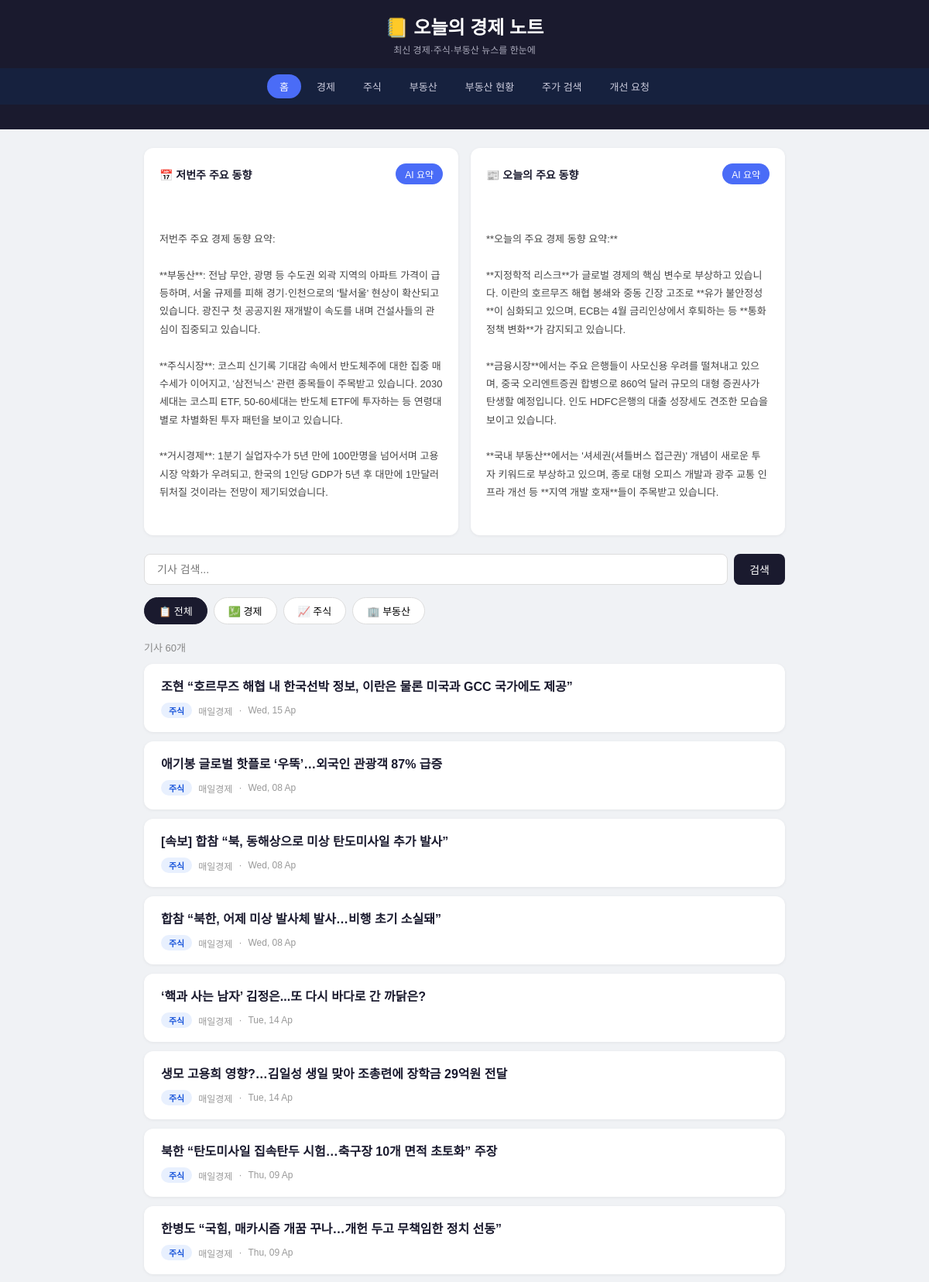
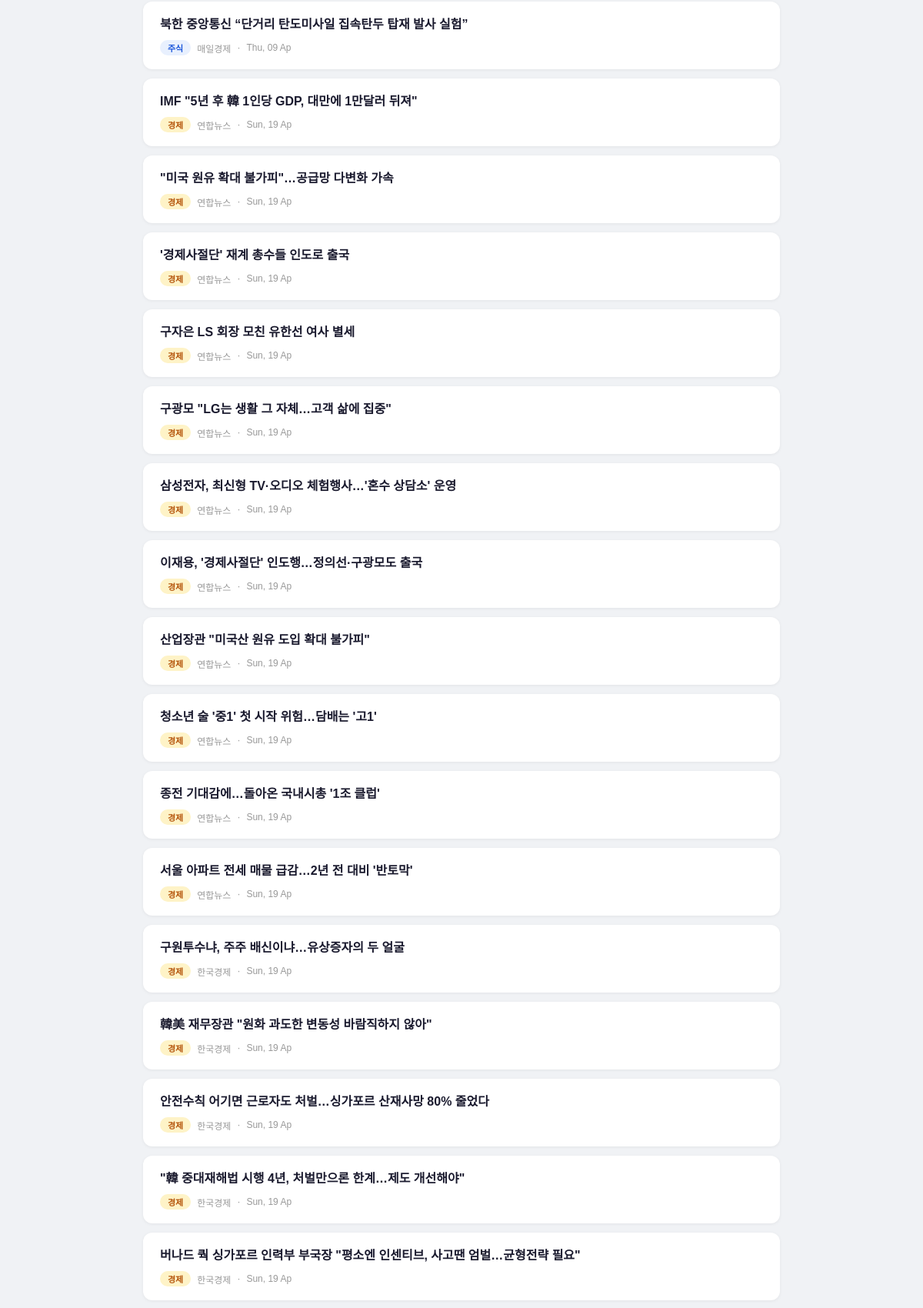
The page / (upper part) on the database its author committed (2 pictures, top to bottom).
### tables this page shows
CREATE TABLE summaries (
            id       INTEGER PRIMARY KEY AUTOINCREMENT,
            type     TEXT,
            content  TEXT,
            date     TEXT
        );

CREATE TABLE articles (
            id       INTEGER PRIMARY KEY AUTOINCREMENT,
            title    TEXT NOT NULL,
            link     TEXT,
            source   TEXT,
            category TEXT,
            date     TEXT
        );

### app.py (the view)
@app.route("/")
def index():
    articles      = get_articles()
    today_summary = get_summary("today")
    week_summary  = get_summary("week")
    return render_template("index.html",
        articles=articles,
        today_summary=today_summary[0] if today_summary else None,
        week_summary=week_summary[0] if week_summary else None,
    )

### app.py (called while the page is built)
def get_articles(category=None):
    conn = sqlite3.connect(DB)
    c = conn.cursor()
    if category:
        c.execute("""
            SELECT id, title, link, source, category, date
            FROM articles WHERE category=?
            ORDER BY date DESC LIMIT 20
        """, (category,))
    else:
        c.execute("""
            SELECT id, title, link, source, category, date FROM (
                SELECT *, ROW_NUMBER() OVER (PARTITION BY category ORDER BY date DESC) rn
                FROM articles WHERE category IN ('경제','주식','부동산')
            ) WHERE rn <= 20
            ORDER BY date DESC
        """)
    rows = c.fetchall()
    conn.close()
    return [{"id": r[0], "title": r[1], "link": r[2], "source": r[3], "category": r[4], "date": r[5]} for r in rows]

def get_summary(summary_type):
    conn = sqlite3.connect(DB)
    c = conn.cursor()
    c.execute("SELECT content, date FROM summaries WHERE type=? ORDER BY id DESC LIMIT 1", (summary_type,))
    row = c.fetchone()
    conn.close()
    return row if row else None

### templates/index.html (shortened to what this page needs)
<!DOCTYPE html>
<html lang="ko">
<head>
</head>
<body>
<header>
  <h1>📒 오늘의 경제 노트</h1>
  <p>최신 경제·주식·부동산 뉴스를 한눈에</p>
</header>
<nav>
  <a href="/" class="active">홈</a>
  <a href="/news/경제">경제</a>
  <a href="/news/주식">주식</a>
  <a href="/news/부동산">부동산</a>
  <a href="/realestate">부동산 현황</a>
  <a href="/stock">주가 검색</a>
  <a href="/feedback">개선 요청</a>
</nav>
<div class="market-section">
</div>
<div class="container">
  <div class="summary-section">
    <div class="summary-card">
      <div class="summary-header">
        <span>📅 저번주 주요 동향</span>
        <button class="refresh-btn" onclick="loadSummary('week', this)">AI 요약</button>
      </div>
      <div class="summary-body" id="week-summary">
        {% if week_summary %}
          {{ week_summary }}
        {% else %}
          <span class="empty-summary">버튼을 눌러 AI 요약을 생성해보세요</span>
        {% endif %}
      </div>
    </div>
    <div class="summary-card">
      <div class="summary-header">
        <span>📰 오늘의 주요 동향</span>
        <button class="refresh-btn" onclick="loadSummary('today', this)">AI 요약</button>
      </div>
      <div class="summary-body" id="today-summary">
        {% if today_summary %}
          {{ today_summary }}
        {% else %}
          <span class="empty-summary">버튼을 눌러 AI 요약을 생성해보세요</span>
        {% endif %}
      </div>
    </div>
  </div>
  <div class="search-bar">
    <input type="text" id="searchInput" placeholder="기사 검색...">
    <button onclick="applyFilter()">검색</button>
  </div>
  <div class="filter-bar">
    <button class="filter-btn active" onclick="setCategory('전체')">📋 전체</button>
    <button class="filter-btn" onclick="setCategory('경제')">💹 경제</button>
    <button class="filter-btn" onclick="setCategory('주식')">📈 주식</button>
    <button class="filter-btn" onclick="setCategory('부동산')">🏢 부동산</button>
  </div>
  <div class="result-count" id="resultCount"></div>
  <div id="articleList">
    {% for article in articles %}
    <div class="article-card" data-category="{{ article['category'] }}">
      <h3><a href="{{ article['link'] }}" target="_blank" rel="noreferrer">{{ article['title'] }}</a></h3>
      <div class="meta">
        <span class="badge {{ article['category'] }}">{{ article['category'] }}</span>
        <span>{{ article['source'] }}</span>
        <span>·</span>
        <span>{{ article['date'] }}</span>
      </div>
    </div>
    {% endfor %}
  </div>
</div>
</body>
</html>

### templates/index.html (style rules this page uses)
* { box-sizing: border-box; margin: 0; padding: 0; }
body { font-family: 'Apple SD Gothic Neo', 'Noto Sans KR', sans-serif; background: #f0f2f5; color: #1a1a2e; }
header { background: #1a1a2e; color: white; padding: 16px 0; text-align: center; }
header h1 { font-size: 24px; font-weight: 700; }
header p { font-size: 12px; color: #aab; margin-top: 4px; }
nav { background: #16213e; display: flex; justify-content: center; gap: 4px; padding: 8px; flex-wrap: wrap; }
nav a { color: #ccd; text-decoration: none; padding: 6px 16px; border-radius: 20px; font-size: 13px; transition: all 0.2s; }
nav a:hover, nav a.active { background: #4a6cf7; color: white; }
.market-section { background: #1a1a2e; padding: 16px; }
.container { max-width: 860px; margin: 0 auto; padding: 24px 16px 40px; }
.summary-section { display: grid; grid-template-columns: 1fr 1fr; gap: 16px; margin-bottom: 24px; }
.summary-card { background: white; border-radius: 12px; padding: 20px; box-shadow: 0 1px 4px rgba(0,0,0,0.06); }
.summary-header { display: flex; justify-content: space-between; align-items: center; margin-bottom: 12px; font-weight: 600; font-size: 14px; }
.refresh-btn { padding: 5px 12px; background: #4a6cf7; color: white; border: none; border-radius: 20px; font-size: 12px; cursor: pointer; font-family: inherit; }
.summary-body { font-size: 13px; line-height: 1.8; color: #444; white-space: pre-line; }
.search-bar { display: flex; margin-bottom: 16px; gap: 8px; }
.search-bar input { flex: 1; padding: 10px 16px; border-radius: 8px; border: 1.5px solid #ddd; font-size: 14px; font-family: inherit; outline: none; }
.search-bar button { padding: 10px 20px; background: #1a1a2e; color: white; border: none; border-radius: 8px; font-size: 14px; cursor: pointer; font-family: inherit; }
.filter-bar { display: flex; gap: 8px; margin-bottom: 20px; flex-wrap: wrap; }
.filter-btn { padding: 7px 18px; border-radius: 20px; border: 1.5px solid #ddd; background: white; font-size: 13px; cursor: pointer; transition: all 0.2s; font-family: inherit; }
.filter-btn.active { background: #1a1a2e; color: white; border-color: #1a1a2e; }
.result-count { font-size: 13px; color: #888; margin-bottom: 12px; }
.article-card { background: white; border-radius: 12px; padding: 18px 22px; margin-bottom: 12px; box-shadow: 0 1px 4px rgba(0,0,0,0.06); transition: transform 0.15s, box-shadow 0.15s; }
.article-card h3 { font-size: 16px; margin-bottom: 8px; line-height: 1.5; }
.article-card h3 a { color: #1a1a2e; text-decoration: none; }
.meta { font-size: 12px; color: #999; display: flex; align-items: center; gap: 8px; }
.badge { display: inline-block; padding: 2px 10px; border-radius: 20px; font-size: 11px; font-weight: 600; }
.badge.주식 { background: #e8f0fe; color: #1a56db; }
.badge.경제 { background: #fef3c7; color: #b45309; }

### rows shown on the page
summaries: content "저번주 주요 경제 동향 요약: **부동산**: 전남 무안, 광명 등 수도권 외곽 지역의 아파트 가격이 급등하며, 서울 규제를 피해 경기·인천으로의 '탈서울' 현상이 확산되고 있습니다. 광진구 첫 공공지원 재개발이 속도를 내며 건설사들의 관심이 집중되고 있습니다. **주식시장**: 코스피 신기록 기대감 속에서 반도체주에 대한 집중 매수세가 이어지고, '삼전닉스' 관련 종목들이 주목받고 있습니다. 2030세대는 코스피 ETF, 50-60세대는 반도체 ETF에 투자하는 등 연령대별로 차별화된 투자 패턴을 보이고 있습니다. **거시경제**: 1분기 실업자수가 5년 만에 100만명을 넘어서며 고용시장 악화가 우려되고, 한국의 1인당 GDP가 5년 후 대만에 1만달러 뒤처질 것이라는 전망이 제기되었습니다."
summaries: content "**오늘의 주요 경제 동향 요약:** **지정학적 리스크**가 글로벌 경제의 핵심 변수로 부상하고 있습니다. 이란의 호르무즈 해협 봉쇄와 중동 긴장 고조로 **유가 불안정성**이 심화되고 있으며, ECB는 4월 금리인상에서 후퇴하는 등 **통화정책 변화**가 감지되고 있습니다. **금융시장**에서는 주요 은행들이 사모신용 우려를 떨쳐내고 있으며, 중국 오리엔트증권 합병으로 860억 달러 규모의 대형 증권사가 탄생할 예정입니다. 인도 HDFC은행의 대출 성장세도 견조한 모습을 보이고 있습니다. **국내 부동산**에서는 '셔세권(셔틀버스 접근권)' 개념이 새로운 투자 키워드로 부상하고 있으며, 종로 대형 오피스 개발과 광주 교통 인프라 개선 등 **지역 개발 호재**들이 주목받고 있습니다."
articles: title "조현 “호르무즈 해협 내 한국선박 정보, 이란은 물론 미국과 GCC 국가에도 제공”", category "주식", source "매일경제", date "Wed, 15 Ap"
articles: title "애기봉 글로벌 핫플로 ‘우뚝’…외국인 관광객 87% 급증", category "주식", source "매일경제", date "Wed, 08 Ap"
articles: title "[속보] 합참 “북, 동해상으로 미상 탄도미사일 추가 발사”", category "주식", source "매일경제", date "Wed, 08 Ap"
articles: title "합참 “북한, 어제 미상 발사체 발사…비행 초기 소실돼”", category "주식", source "매일경제", date "Wed, 08 Ap"
articles: title "‘핵과 사는 남자’ 김정은...또 다시 바다로 간 까닭은?", category "주식", source "매일경제", date "Tue, 14 Ap"
articles: title "생모 고용희 영향?…김일성 생일 맞아 조총련에 장학금 29억원 전달", category "주식", source "매일경제", date "Tue, 14 Ap"
articles: title "북한 “탄도미사일 집속탄두 시험…축구장 10개 면적 초토화” 주장", category "주식", source "매일경제", date "Thu, 09 Ap"
articles: title "한병도 “국힘, 매카시즘 개꿈 꾸나…개헌 두고 무책임한 정치 선동”", category "주식", source "매일경제", date "Thu, 09 Ap"
articles: title "북한 중앙통신 “단거리 탄도미사일 집속탄두 탑재 발사 실험”", category "주식", source "매일경제", date "Thu, 09 Ap"
articles: title "IMF \"5년 후 韓 1인당 GDP, 대만에 1만달러 뒤져\"", category "경제", source "연합뉴스", date "Sun, 19 Ap"
articles: title "\"미국 원유 확대 불가피\"…공급망 다변화 가속", category "경제", source "연합뉴스", date "Sun, 19 Ap"
articles: title "'경제사절단' 재계 총수들 인도로 출국", category "경제", source "연합뉴스", date "Sun, 19 Ap"
articles: title "구자은 LS 회장 모친 유한선 여사 별세", category "경제", source "연합뉴스", date "Sun, 19 Ap"
articles: title "구광모 \"LG는 생활 그 자체…고객 삶에 집중\"", category "경제", source "연합뉴스", date "Sun, 19 Ap"
articles: title "삼성전자, 최신형 TV·오디오 체험행사…'혼수 상담소' 운영", category "경제", source "연합뉴스", date "Sun, 19 Ap"
articles: title "이재용, '경제사절단' 인도행…정의선·구광모도 출국", category "경제", source "연합뉴스", date "Sun, 19 Ap"
articles: title "산업장관 \"미국산 원유 도입 확대 불가피\"", category "경제", source "연합뉴스", date "Sun, 19 Ap"
articles: title "청소년 술 '중1' 첫 시작 위험…담배는 '고1'", category "경제", source "연합뉴스", date "Sun, 19 Ap"
articles: title "종전 기대감에…돌아온 국내시총 '1조 클럽'", category "경제", source "연합뉴스", date "Sun, 19 Ap"
articles: title "서울 아파트 전세 매물 급감…2년 전 대비 '반토막'", category "경제", source "연합뉴스", date "Sun, 19 Ap"
articles: title "구원투수냐, 주주 배신이냐…유상증자의 두 얼굴", category "경제", source "한국경제", date "Sun, 19 Ap"
articles: title "韓美 재무장관 \"원화 과도한 변동성 바람직하지 않아\"", category "경제", source "한국경제", date "Sun, 19 Ap"
articles: title "안전수칙 어기면 근로자도 처벌…싱가포르 산재사망 80% 줄었다", category "경제", source "한국경제", date "Sun, 19 Ap"
articles: title "\"韓 중대재해법 시행 4년, 처벌만으론 한계…제도 개선해야\"", category "경제", source "한국경제", date "Sun, 19 Ap"
articles: title "버나드 쿽 싱가포르 인력부 부국장 \"평소엔 인센티브, 사고땐 엄벌…균형전략 필요\"", category "경제", source "한국경제", date "Sun, 19 Ap"
